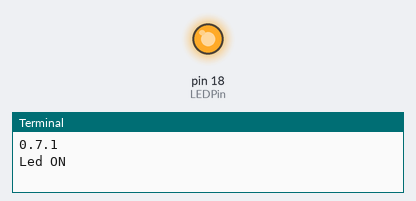
A program run on a simulated Raspberry Pi (header pin numbers). Shown: output pins drawn as LEDs (lit = HIGH), the last lines printed to the terminal. At 30.0 s the program stops and its outputs stay as they are.

Above: at 1.5 s.
At 4.5 s:
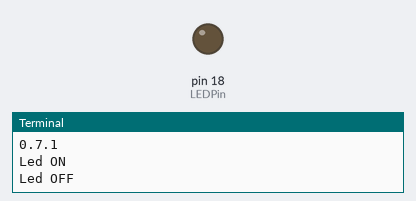
Timing chart, 0 to 7.8 s (numbered marks = the images above):
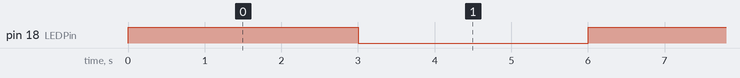

The program:

Python.py
```python
import RPi.GPIO as GPIO
from time import sleep
print(GPIO.VERSION)

LEDPin = 18
GPIO.setmode(GPIO.BOARD)
GPIO.setup(LEDPin, GPIO.OUT, initial=GPIO.LOW)
count = 0
while count < 5:
	GPIO.output(LEDPin, GPIO.HIGH)
	print("Led ON")
	sleep(3)
	GPIO.output(LEDPin, GPIO.LOW)
	print("Led OFF")
	sleep(3)
	count += 1
GPIO.cleanup()
```

Measured:
- by itself, pin 18 (LEDPin): alternates HIGH for 3.0 s and LOW for 3.0 s
